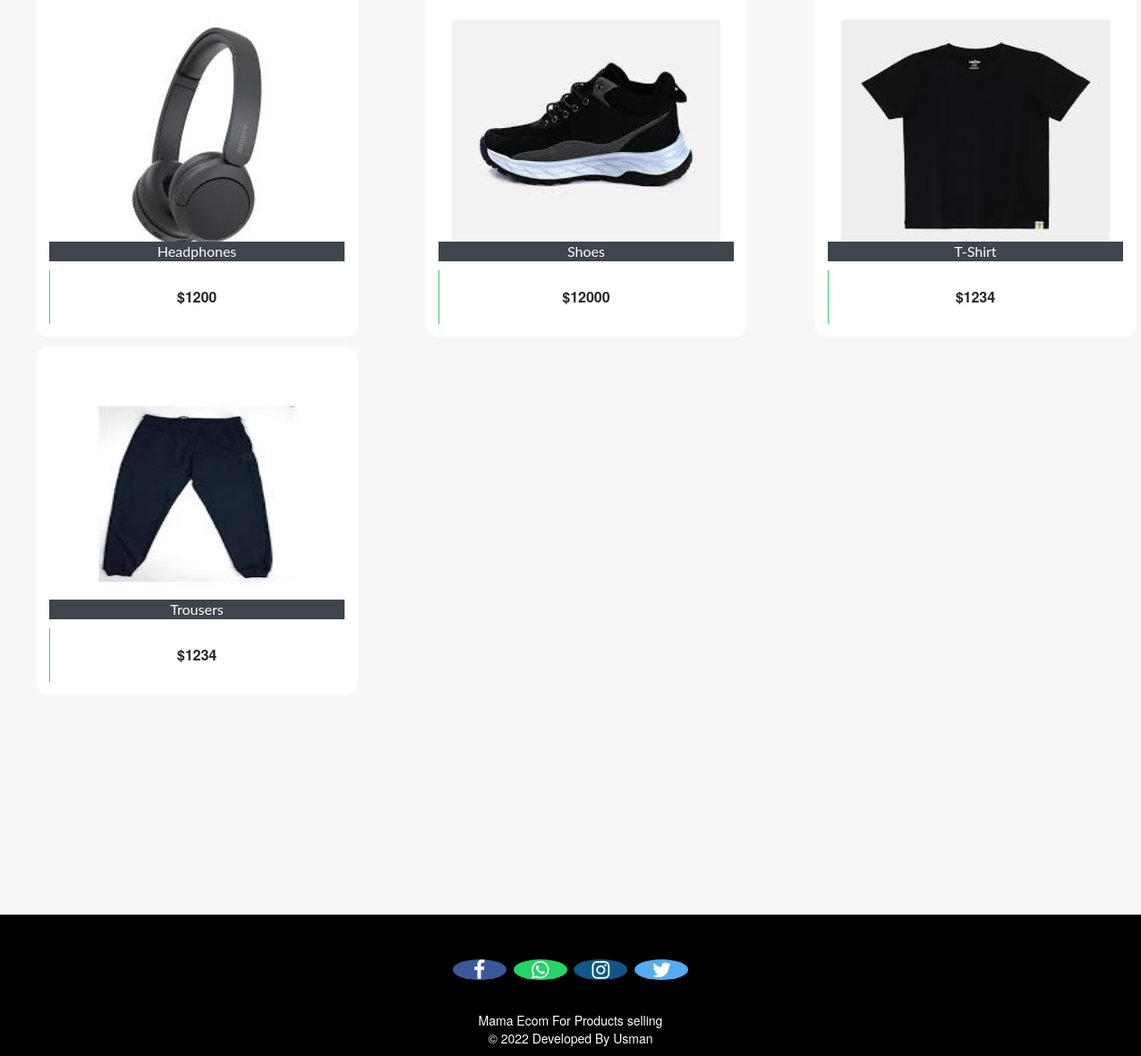
The app's page / (lower part), older data.
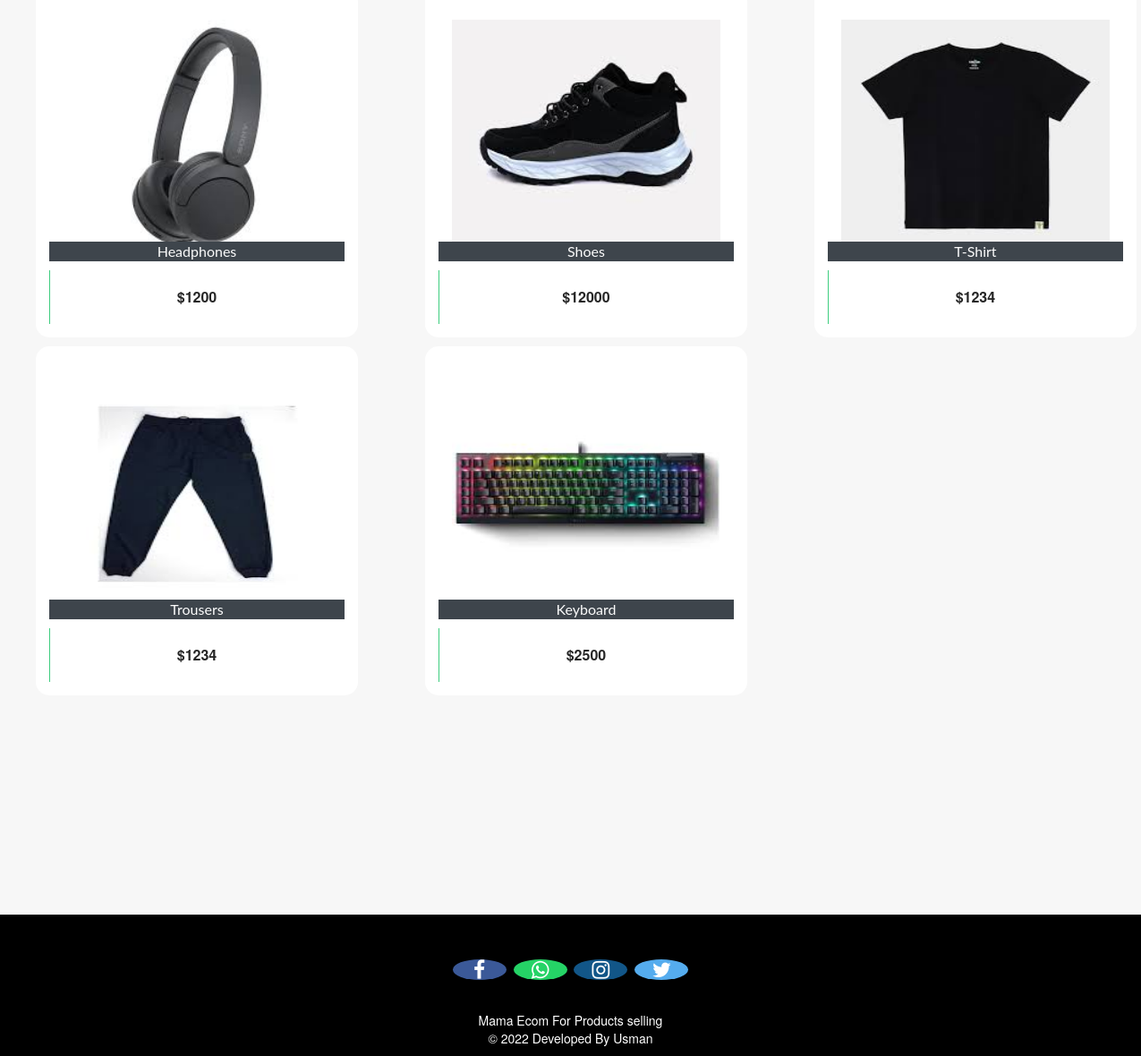
The same page, newer data.
### ecom/models.py (models this page shows, shortened)
class Product(models.Model):
    name=models.CharField(max_length=40)
    product_image= models.ImageField(upload_to='product_image/',null=True,blank=True, default="-")
    price = models.PositiveIntegerField()
    description=models.CharField(max_length=40)
    category = models.ForeignKey(Category, on_delete=models.CASCADE, related_name='products', default=1)
    is_digital = models.BooleanField(default=False)

### ecom/views.py (the view)
# urls.py: path('',views.home_view,name=''),
def home_view(request):
    products = models.Product.objects.all()  # Fetch all products
    categories = models.Category.objects.all()  # Fetch all categories
    if 'product_ids' in request.COOKIES:
        product_ids = request.COOKIES['product_ids']
        counter = product_ids.split('|')
        product_count_in_cart = len(set(counter))  # Count unique items in cart
    else:
        product_count_in_cart = 0
    if request.user.is_authenticated:
        return HttpResponseRedirect('afterlogin')
    return render(request, 'ecom/index.html', {
        'products': products,
        'categories': categories,
        'product_count_in_cart': product_count_in_cart
    })

### templates/ecom/index.html (shortened to what this page needs)
{% extends 'ecom/homebase.html' %}
{% load static %}
{% block content %}
{%if products%}
<br>
  <div class="row">
      {% for p in products %}
      <div class="column">
      <div class="container page-wrapper" style="width: 450px;">
        <div class="page-inner">
          <div class="row">
            <div class="el-wrapper">
              <div class="box-up">
                <img class="img" src="{% static p.product_image.url %}" alt="product pic" height="300px" width="300px">
                <div class="img-info">
                  <div class="info-inner">
                    <span style="background-color:#3e454c; color:fbfbfb;"class="p-company">{{p.name}}</span>
                  </div>
                </div>
              </div>
              <div class="box-down">
                <a class="cart" href="{% url 'add-to-cart' p.id  %}">
                  <span class="price">${{p.price}}</span>
                  <span class="add-to-cart">
                    <span class="txt"><i class="fa fa-shopping-cart"></i> Add To Cart</span>
                  </span>
                </a>
              </div>
            </div>
          </div>
        </div>
      </div>
      </div>
{% if forloop.counter|divisibleby:"3" %}
    </div>
    <div class="row">
          <br><br><br><br><br>
{% endif %}
  {% endfor %}
</div>
{%else%}
<h3 style="text-align:center; color:#3E454C;">No Search Found</h3>
{%endif%}
<br><br><br>
<br><br><br><br><br><br><br><br><br><br><br><br>
{% endblock content %}

### templates/ecom/homebase.html (shortened to what this page needs)
<html>
{% load static %}
<head>
<link rel="stylesheet" href="https://maxcdn.bootstrapcdn.com/bootstrap/3.3.0/css/bootstrap.min.css">
<link rel="stylesheet" href="https://maxcdn.bootstrapcdn.com/font-awesome/4.7.0/css/font-awesome.min.css">
</head>
<body>
{% block content %}
{% endblock content %}
<br><br><br>
<footer>
  <br>
  <p>
    <a href="#" class="fa fa-facebook"></a>
    <a href="#" class="fa fa-whatsapp"></a>
    <a href="#" class="fa fa-instagram"></a>
    <a href="#" class="fa fa-twitter"></a>
  </p>
  <br>
  <div class="container">
    <div class="row">
      <div class="col-md-12 col-sm-12">
        <div style="color:#ffffff;" class="wow fadeInUp footer-copyright">
          <p>Mama Ecom For Products selling<br>
            &copy; 2022 Developed By Usman </p>
        </div>
      </div>
    </div>
  </div>
</footer>
</body>
</html>

### templates/ecom/homebase.html (style rules this page uses)
body { background-color: #f7f7f7; }
footer { padding: 0px 0px 0px 0px; background-color: black; margin: 0px; }
.fa { font-size: 23px; width: 60px; text-align: center; text-decoration: none; margin: 5px 2px; border-radius: 50%; }
.fa-facebook { background: #3B5998; color: white; margin-top: 30px; }
.fa-whatsapp { background: #25d366; color: white; }
.fa-twitter { background: #55ACEE; color: white; }
.fa-instagram { background: #125688; color: white; }
p { text-align: center; }

Row changes from the older to the newer data that the page shows:
added Product: product_image (picture), name "Keyboard", price "2500"
